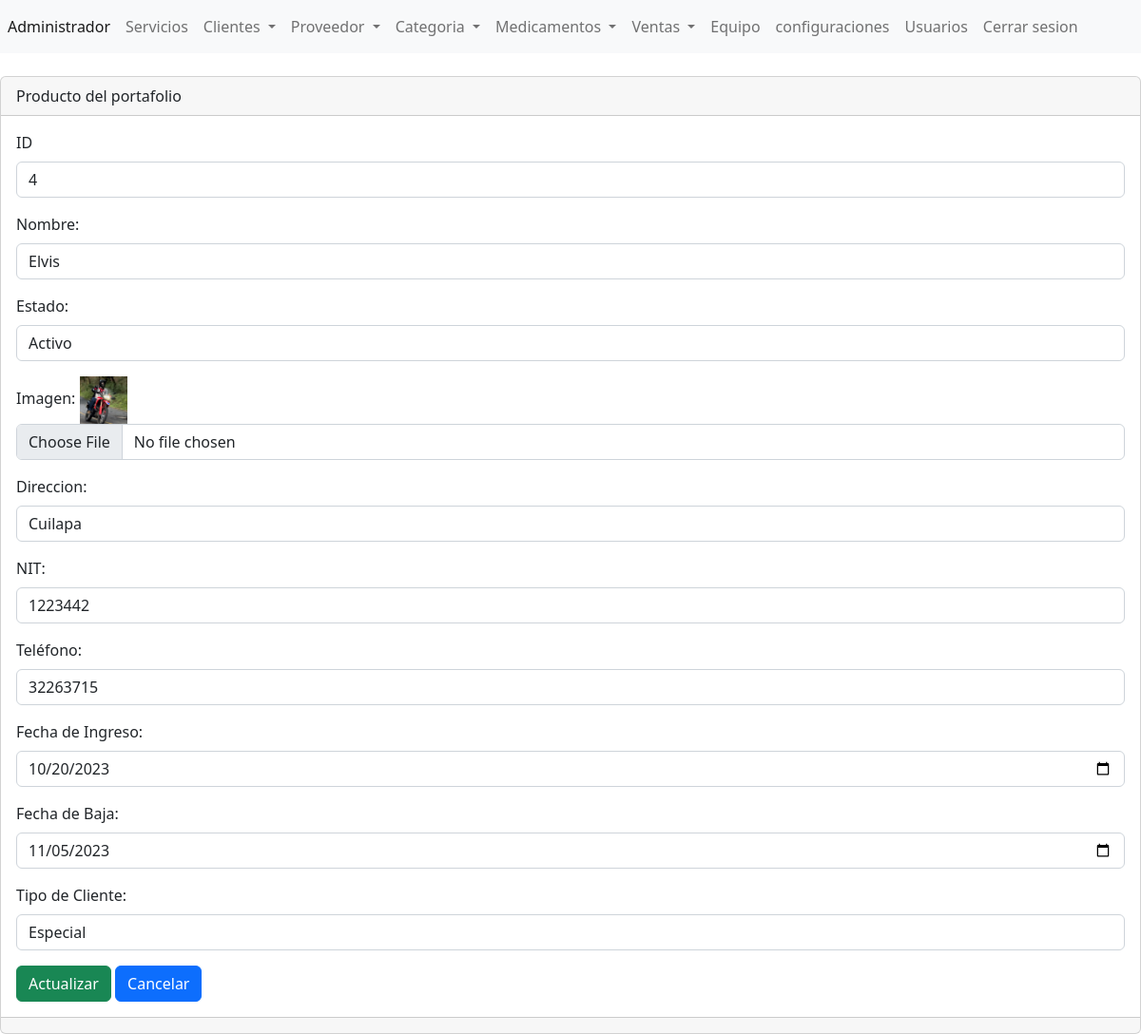
The app's page /DesarrolloWeb_ProyectoFinal_GRUPO/Practica/admin/secciones/Clientes/editar.php?txtID=4 (signed in) with its own data.
### tables this page shows
CREATE TABLE IF NOT EXISTS `clientes` (
  `ID` int NOT NULL AUTO_INCREMENT,
  `nombre` varchar(255) NOT NULL,
  `estado` varchar(255) NOT NULL,
  `imagen` varchar(255) NOT NULL,
  `direccion` varchar(255) NOT NULL,
  `nit` int NOT NULL,
  `telefono` int NOT NULL,
  `fecha_ingreso` varchar(255) NOT NULL,
  `fecha_baja` varchar(255) NOT NULL,
  `tipo_cliente` varchar(255) NOT NULL,
  PRIMARY KEY (`ID`)
);

### DesarrolloWeb_ProyectoFinal_GRUPO/Practica/admin/secciones/Clientes/editar.php (the view, shortened to what this page needs)
<?php
include("../../bd.php");
if (isset($_GET['txtID'])) {
    $txtID = (isset($_GET['txtID'])) ? $_GET['txtID'] : "";
    $sentencia = $conexion->prepare("SELECT * FROM clientes WHERE id=:id");
    $sentencia->bindParam(":id", $txtID);
    $sentencia->execute();
    $registro = $sentencia->fetch(PDO::FETCH_ASSOC);
    $nombre = $registro['nombre'];
    $estado = $registro['estado'];
    $imagen = $registro['imagen'];
    $direccion = $registro['direccion'];
    $nit = $registro['nit'];
    $telefono = $registro['telefono'];
    $fecha_ingreso = $registro['fecha_ingreso'];
    $fecha_baja = $registro['fecha_baja'];
    $tipo_cliente = $registro['tipo_cliente'];
}
include("../../templates/header.php");
?>
<div class="card">
    <div class="card-header">
        Producto del portafolio
    </div>
    <div class="card-body">
        <form action="" enctype="multipart/form-data" method="post">
            <div class="mb-3">
                <label for="" class="form-label">ID</label>
                <input type="text"
                    class="form-control"  readonly name="txtID" id="txtID" value="<?php echo $txtID; ?>" aria-describedby="helpId" placeholder="">
            </div>
            <div class="mb-3">
                <label for="nombre" class="form-label">Nombre:</label>
                <input type="text" class="form-control" value="<?php echo $nombre ?>" name="nombre" id="nombre" aria-describedby="helpId" placeholder="Nombre">
            </div>
            <div class="mb-3">
                <label for="estado" class="form-label">Estado:</label>
                <input type="text" class="form-control" value="<?php echo $estado ?>" name="estado" id="estado" aria-describedby="helpId" placeholder="Estado">
            </div>
            <div class="mb-3">
                <label for="" class="form-label">Imagen:</label>
                <img width="50" src="../../../assets/img/portfolio/<?php echo $imagen; ?>" />
                <input type="file" class="form-control" name="imagen" id="imagen" placeholder="Imagen" aria-describedby="fileHelpId">
            </div>
            <div class="mb-3">
                <label for="direccion" class="form-label">Direccion:</label>
                <input type="text" class="form-control" value="<?php echo $direccion ?>" name="direccion" id="direccion" aria-describedby="helpId" placeholder="Direccion">
            </div>
            <div class="mb-3">
                <label for="nit" class="form-label">NIT:</label>
                <input type="text" class="form-control" value="<?php echo $nit ?>"name="nit" id="nit" aria-describedby="helpId" placeholder="NIT">
            </div>
            <div class="mb-3">
                <label for="telefono" class="form-label">Teléfono:</label>
                <input type="text" class="form-control"value="<?php echo $telefono ?>" name="telefono" id="telefono" aria-describedby="helpId" placeholder="Teléfono">
            </div>
            <div class="mb-3">
                <label for="fecha_ingreso" class="form-label">Fecha de Ingreso:</label>
                <input type="date" class="form-control"value="<?php echo $fecha_ingreso ?>" name="fecha_ingreso" id="fecha_ingreso" aria-describedby="helpId" placeholder="Fecha de Ingreso">
            </div>
            <div class="mb-3">
                <label for="fecha_baja" class="form-label">Fecha de Baja:</label>
                <input type="date" class="form-control"value="<?php echo $fecha_baja ?>" name="fecha_baja" id="fecha_baja" aria-describedby="helpId" placeholder="Fecha de Baja">
            </div>
            <div class="mb-3">
                <label for="tipo_cliente" class="form-label">Tipo de Cliente:</label>
                <input type="text" class="form-control" value="<?php echo $tipo_cliente ?>"name="tipo_cliente" id="tipo_cliente" aria-describedby="helpId" placeholder="Tipo de Cliente">
            </div>
            <button type="submit" class="btn btn-success">Actualizar</button>
            <a name="" id="" class="btn btn-primary" href="index.php" role="button">Cancelar</a>
        </form>
    </div>
    <div class="card-footer text-muted">
    </div>
</div>
<?php
include("../../templates/footer.php");
?>

### records on screen
clientes: nombre "Elvis", estado "Activo", imagen (picture), direccion "Cuilapa", nit "1223442", tipo_cliente "Especial"
